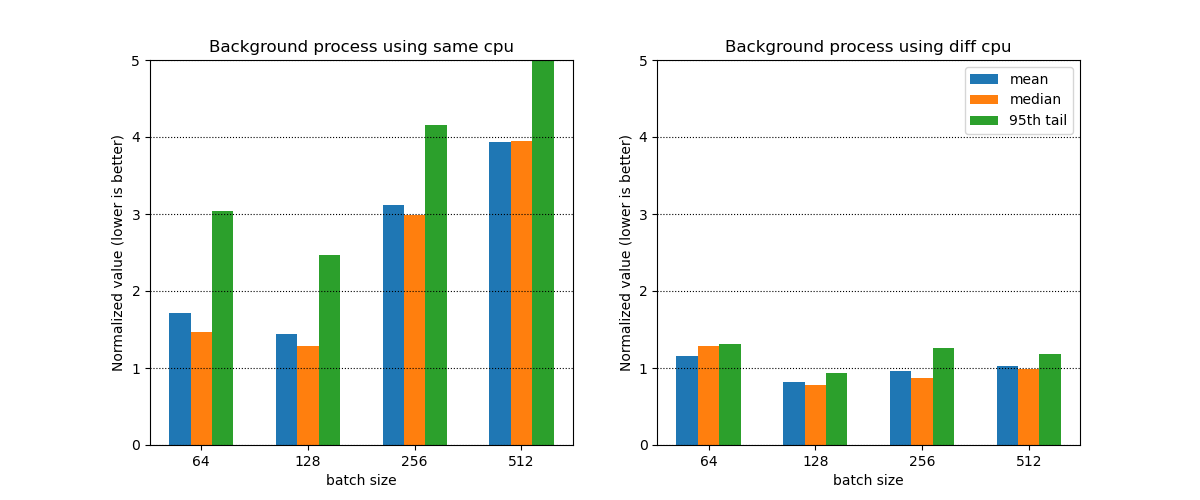

Python code for this plot:
import pdb
import json
import numpy as np
import matplotlib
import matplotlib.pyplot as plt

log_path = '/home/li.baol/GIT/dlrm/inference_data/colocation/64_bkgd/half2/'

batch_list = ['64', '128', '256', '512']
median_ls1 = []
mean_ls1 = []
tail_ls1 = []
median_ls2 = []
mean_ls2 = []
tail_ls2 = []

for batch in batch_list:
    with open(log_path+batch+'_diff_1.json') as f:
        read = json.load(f)
    # first inference is extremely slow
    # read = read[1:] 
    median_ls1.append(round(np.median(read),3))
    mean_ls1.append((round(np.mean(read),3)))
    tail_ls1.append(round(np.percentile(read,95),3))

    with open(log_path+batch+'_diff_2.json') as f:
        read = json.load(f)
    # first inference is extremely slow
    # read = read[1:] 
    median_ls2.append(round(np.median(read),3))
    mean_ls2.append((round(np.mean(read),3)))
    tail_ls2.append(round(np.percentile(read,95),3))

log_path = '/home/li.baol/GIT/dlrm/inference_data/colocation/64_bkgd/empty/'
median_base1 = []
mean_base1 = []
tail_base1 = []
median_base2 = []
mean_base2 = []
tail_base2 = []

for batch in batch_list:
    with open(log_path+batch+'_diff_1.json') as f:
        read = json.load(f)
    # first inference is extremely slow
    # read = read[1:] 
    median_base1.append(round(np.median(read),3))
    mean_base1.append((round(np.mean(read),3)))
    tail_base1.append(round(np.percentile(read,95),3))

    with open(log_path+batch+'_diff_2.json') as f:
        read = json.load(f)
    # first inference is extremely slow
    # read = read[1:] 
    median_base2.append(round(np.median(read),3))
    mean_base2.append((round(np.mean(read),3)))
    tail_base2.append(round(np.percentile(read,95),3))

median_ls1 = np.asarray(median_ls1)
mean_ls1 = np.asarray(mean_ls1)
tail_ls1 = np.asarray(tail_ls1)
median_base1 = np.asarray(median_base1)
mean_base1 = np.asarray(mean_base1)
tail_base1 = np.asarray(tail_base1)

median_ls2 = np.asarray(median_ls2)
mean_ls2 = np.asarray(mean_ls2)
tail_ls2 = np.asarray(tail_ls2)
median_base2 = np.asarray(median_base2)
mean_base2 = np.asarray(mean_base2)
tail_base2 = np.asarray(tail_base2)

median_norm1 = median_ls1 / median_base1
mean_norm1 = mean_ls1 / mean_base1
tail_norm1 = tail_ls1 / tail_base1
median_norm2 = median_ls2 / median_base2
mean_norm2 = mean_ls2 / mean_base2
tail_norm2 = tail_ls2 / tail_base2

############## plotting ################

x = np.arange(len(batch_list))  # the label locations
width = 0.2  # the width of the bars

fig, (ax1,ax2) = plt.subplots(1,2,figsize=(12,5))
ax1.bar(x - width, mean_norm1, width, label='mean')
ax1.bar(x, median_norm1, width, label='median')
ax1.bar(x + width, tail_norm1, width, label='95th tail')

ax1.set_ylabel('Normalized value (lower is better)')
ax1.set_ylim(0,5)
ax1.set_xlabel('batch size')
ax1.set_title('Background process using same cpu')
ax1.set_xticks(x)
ax1.set_xticklabels(batch_list)
#ax1.legend()
ax1.grid(axis='y', linestyle=':', color='black')

ax2.bar(x - width, mean_norm2, width, label='mean')
ax2.bar(x, median_norm2, width, label='median')
ax2.bar(x + width, tail_norm2, width, label='95th tail')

ax2.set_ylabel('Normalized value (lower is better)')
ax2.set_ylim(0,5)
ax2.set_xlabel('batch size')
ax2.set_title('Background process using diff cpu')
ax2.set_xticks(x)
ax2.set_xticklabels(batch_list)
ax2.legend()
ax2.grid(axis='y', linestyle=':', color='black')

#plt.show()
plt.savefig('plot2b.png')
